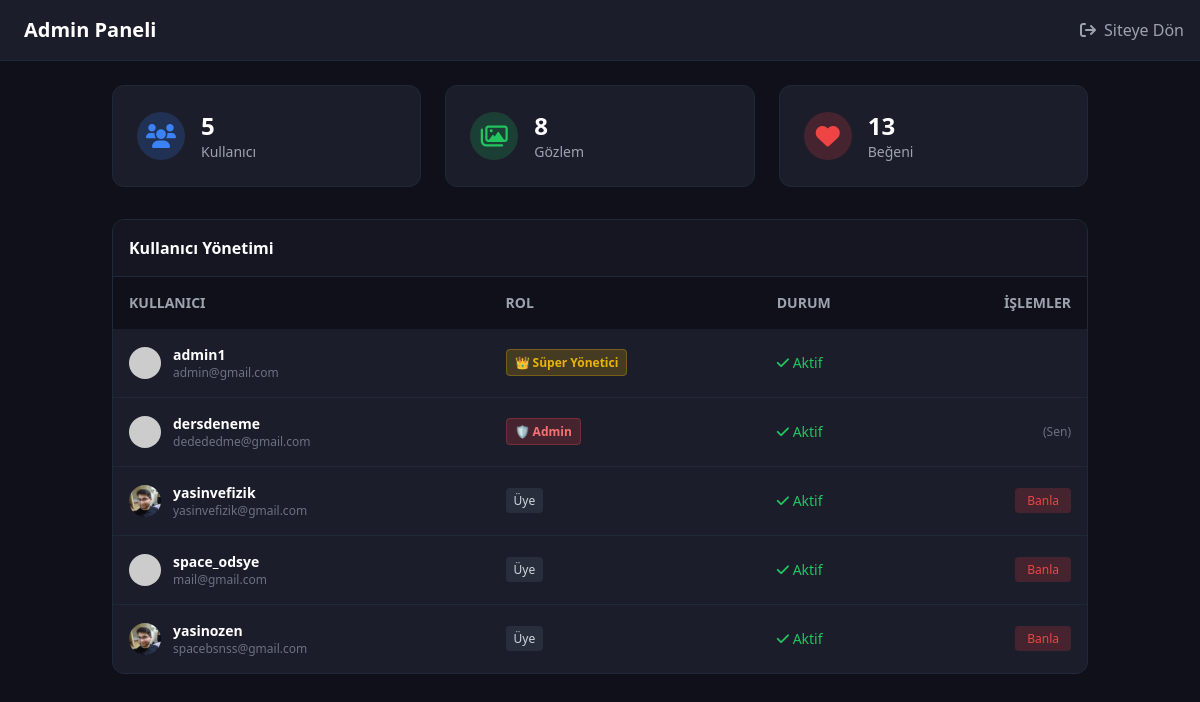
Screenshot of /admin.php (signed in) with the database file from the repository.
### tables this page shows
CREATE TABLE `users` (
  `id` int(11) NOT NULL,
  `username` varchar(50) NOT NULL,
  `full_name` varchar(100) NOT NULL,
  `email` varchar(100) NOT NULL,
  `phone` varchar(20) DEFAULT NULL,
  `password` varchar(255) NOT NULL,
  `location` varchar(100) DEFAULT NULL,
  `profile_pic` varchar(255) DEFAULT 'default_avatar.png',
  `role_id` int(11) DEFAULT 2,
  `created_at` timestamp NOT NULL DEFAULT current_timestamp(),
  `bio` varchar(255) DEFAULT 'Merhaba, ben yeni bir gözlemciyim!',
  `is_verified` tinyint(4) DEFAULT 0,
  `email_otp` varchar(6) DEFAULT NULL,
  `phone_otp` varchar(6) DEFAULT NULL,
  `otp_expiry` datetime DEFAULT NULL,
  `theme_bg` varchar(7) DEFAULT '#0f101a',
  `theme_surface` varchar(7) DEFAULT '#1c1d2b',
  `theme_primary` varchar(7) DEFAULT '#3f88ff',
  `image_quality` varchar(10) DEFAULT 'medium',
  `language` varchar(5) DEFAULT 'auto',
  `birth_date` date DEFAULT NULL,
  `last_username_change` datetime DEFAULT NULL,
  `last_fullname_change` datetime DEFAULT NULL,
  `pending_email` varchar(100) DEFAULT NULL,
  `pending_phone` varchar(20) DEFAULT NULL,
  `update_otp` varchar(6) DEFAULT NULL,
  `is_banned` tinyint(4) DEFAULT 0
);

### admin.php (the view, shortened to what this page needs)
<?php
require 'db.php';
$my_role = $_SESSION['role_id'];
$total_users = $pdo->query("SELECT COUNT(*) FROM users")->fetchColumn();
$total_posts = $pdo->query("SELECT COUNT(*) FROM posts")->fetchColumn();
$total_likes = $pdo->query("SELECT COUNT(*) FROM likes")->fetchColumn();
$users = $pdo->query("SELECT * FROM users ORDER BY role_id ASC, created_at DESC")->fetchAll();
?>
<!DOCTYPE html>
<html lang="tr">
<head>
    <script src="https://cdn.tailwindcss.com"></script>
    <link rel="stylesheet" href="https://cdnjs.cloudflare.com/ajax/libs/font-awesome/6.0.0/css/all.min.css" />
</head>
<body class="bg-[#0f101a] text-white font-sans min-h-screen">
    <nav class="bg-[#1c1d2b] p-4 border-b border-gray-800 flex justify-between items-center sticky top-0 z-50">
        <div class="flex items-center gap-2">
            <?php if($my_role == 0): ?>
                <i class="fa-solid fa-crown text-yellow-500 text-2xl"></i>
                <span class="text-xl font-bold text-yellow-500">Süper Yönetici</span>
            <?php else: ?>
                <span class="text-xl font-bold">Admin Paneli</span>
            <?php endif; ?>
        </div>
        <a href="index.php" class="text-gray-400 hover:text-white flex items-center gap-2">
            <i class="fa-solid fa-arrow-right-from-bracket"></i> Siteye Dön
        </a>
    </nav>
    <div class="container mx-auto p-6">
        <div class="grid grid-cols-1 md:grid-cols-3 gap-6 mb-8">
            <div class="bg-[#1c1d2b] p-6 rounded-xl border border-gray-800 flex items-center gap-4">
                <div class="w-12 h-12 bg-blue-500/20 text-blue-500 rounded-full flex items-center justify-center text-2xl"><i class="fa-solid fa-users"></i></div>
                <div><h3 class="text-2xl font-bold"><?php echo $total_users; ?></h3><p class="text-sm text-gray-400">Kullanıcı</p></div>
            </div>
            <div class="bg-[#1c1d2b] p-6 rounded-xl border border-gray-800 flex items-center gap-4">
                <div class="w-12 h-12 bg-green-500/20 text-green-500 rounded-full flex items-center justify-center text-2xl"><i class="fa-regular fa-images"></i></div>
                <div><h3 class="text-2xl font-bold"><?php echo $total_posts; ?></h3><p class="text-sm text-gray-400">Gözlem</p></div>
            </div>
            <div class="bg-[#1c1d2b] p-6 rounded-xl border border-gray-800 flex items-center gap-4">
                <div class="w-12 h-12 bg-red-500/20 text-red-500 rounded-full flex items-center justify-center text-2xl"><i class="fa-solid fa-heart"></i></div>
                <div><h3 class="text-2xl font-bold"><?php echo $total_likes; ?></h3><p class="text-sm text-gray-400">Beğeni</p></div>
            </div>
        </div>
        <div class="bg-[#1c1d2b] rounded-xl overflow-hidden border border-gray-800">
            <div class="p-4 border-b border-gray-800 bg-[#151621] flex justify-between items-center">
                <h3 class="font-bold">Kullanıcı Yönetimi</h3>
            </div>
            <div class="overflow-x-auto">
                <table class="w-full text-left text-sm">
                    <thead class="bg-[#0f101a] text-gray-400 uppercase">
                        <tr>
                            <th class="p-4">Kullanıcı</th>
                            <th class="p-4">Rol</th>
                            <th class="p-4">Durum</th>
                            <th class="p-4 text-right">İşlemler</th>
                        </tr>
                    </thead>
                    <tbody class="divide-y divide-gray-800">
                        <?php foreach($users as $u): ?>
                        <tr class="hover:bg-[#252736] transition">
                            <td class="p-4 flex items-center gap-3">
                                <img src="<?php echo $u['profile_pic']; ?>" class="w-8 h-8 rounded-full object-cover">
                                <div>
                                    <div class="font-bold"><?php echo $u['username']; ?></div>
                                    <div class="text-xs text-gray-500"><?php echo $u['email']; ?></div>
                                </div>
                            </td>
                            <td class="p-4">
                                <?php if($u['role_id'] == 0): ?>
                                    <span class="bg-yellow-500/20 text-yellow-500 px-2 py-1 rounded text-xs font-bold border border-yellow-500/30">👑 Süper Yönetici</span>
                                <?php elseif($u['role_id'] == 1): ?>
                                    <span class="bg-red-500/20 text-red-400 px-2 py-1 rounded text-xs font-bold border border-red-500/30">🛡️ Admin</span>
                                <?php else: ?>
                                    <span class="bg-gray-700/50 text-gray-300 px-2 py-1 rounded text-xs">Üye</span>
                                <?php endif; ?>
                            </td>
                            <td class="p-4">
                                <?php if($u['is_banned'] == 1): ?>
                                    <span class="text-red-500 font-bold"><i class="fa-solid fa-ban"></i> Yasaklı</span>
                                <?php else: ?>
                                    <span class="text-green-500"><i class="fa-solid fa-check"></i> Aktif</span>
                                <?php endif; ?>
                            </td>
                            <td class="p-4 text-right space-x-2">
                                <?php if($u['id'] != $_SESSION['user_id']): ?>
                                    <?php if( $my_role == 0 || ($my_role == 1 && $u['role_id'] == 2) ): ?>
                                        <?php if($u['is_banned'] == 0): ?>
                                            <a href="admin_actions.php?action=ban&id=<?php echo $u['id']; ?>" onclick="return confirm('Yasaklamak istiyor musun?')" class="bg-red-500/20 text-red-500 hover:bg-red-500 hover:text-white px-3 py-1 rounded transition text-xs">Banla</a>
                                        <?php else: ?>
                                            <a href="admin_actions.php?action=unban&id=<?php echo $u['id']; ?>" class="bg-green-500/20 text-green-500 hover:bg-green-500 hover:text-white px-3 py-1 rounded transition text-xs">Aç</a>
                                        <?php endif; ?>
                                    <?php endif; ?>
                                <?php else: ?>
                                    <span class="text-xs text-gray-500">(Sen)</span>
                                <?php endif; ?>
                            </td>
                        </tr>
                        <?php endforeach; ?>
                    </tbody>
                </table>
            </div>
        </div>
    </div>
</body>
</html>

### rows the page displays
users: username "admin1", email "admin@gmail.com", role_id "👑 Süper Yönetici", is_banned 0 (drawn)
users: username "dersdeneme", email "dedededme@gmail.com", role_id "🛡️ Admin", is_banned 0 (drawn), shows "(Sen)"
users: profile_pic (picture), username "yasinvefizik", email "yasinvefizik@gmail.com", role_id "Üye", is_banned 0 (drawn)
users: username "space_odsye", email "mail@gmail.com", role_id "Üye", is_banned 0 (drawn)
users: profile_pic (picture), username "yasinozen", email "spacebsnss@gmail.com", role_id "Üye", is_banned 0 (drawn)

### other values shown
$total_users "5"
$total_posts "8"
$total_likes "13"
